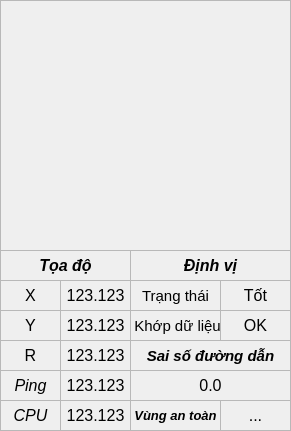
   <widget class="QFrame" name="fr_infoAGV">
    <property name="enabled">
     <bool>true</bool>
    </property>
    <property name="geometry">
     <rect>
      <x>160</x>
      <y>60</y>
      <width>291</width>
      <height>431</height>
     </rect>
    </property>
    <property name="autoFillBackground">
     <bool>true</bool>
    </property>
    <property name="frameShape">
     <enum>QFrame::StyledPanel</enum>
    </property>
    <property name="frameShadow">
     <enum>QFrame::Raised</enum>
    </property>
    <widget class="QFrame" name="fr_agv_image">
     <property name="enabled">
      <bool>true</bool>
     </property>
     <property name="geometry">
      <rect>
       <x>0</x>
       <y>0</y>
       <width>291</width>
       <height>251</height>
      </rect>
     </property>
     <property name="autoFillBackground">
      <bool>true</bool>
     </property>
     <property name="frameShape">
      <enum>QFrame::StyledPanel</enum>
     </property>
     <property name="frameShadow">
      <enum>QFrame::Raised</enum>
     </property>
     <widget class="QLabel" name="lb_agv">
      <property name="geometry">
       <rect>
        <x>40</x>
        <y>20</y>
        <width>221</width>
        <height>181</height>
       </rect>
      </property>
      <property name="autoFillBackground">
       <bool>false</bool>
      </property>
      <property name="frameShape">
       <enum>QFrame::NoFrame</enum>
      </property>
      <property name="lineWidth">
       <number>1</number>
      </property>
      <property name="midLineWidth">
       <number>0</number>
      </property>
      <property name="text">
       <string/>
      </property>
      <property name="pixmap">
       <pixmap>agvkeo.png</pixmap>
      </property>
      <property name="scaledContents">
       <bool>true</bool>
      </property>
      <property name="wordWrap">
       <bool>false</bool>
      </property>
      <property name="openExternalLinks">
       <bool>false</bool>
      </property>
     </widget>
     <widget class="QLabel" name="lbc_safety1">
      <property name="geometry">
       <rect>
        <x>30</x>
        <y>170</y>
        <width>61</width>
        <height>51</height>
       </rect>
      </property>
      <property name="autoFillBackground">
       <bool>true</bool>
      </property>
      <property name="frameShape">
       <enum>QFrame::NoFrame</enum>
      </property>
      <property name="lineWidth">
       <number>1</number>
      </property>
      <property name="midLineWidth">
       <number>0</number>
      </property>
      <property name="text">
       <string/>
      </property>
      <property name="pixmap">
       <pixmap>warning_zone1.png</pixmap>
      </property>
      <property name="scaledContents">
       <bool>true</bool>
      </property>
      <property name="wordWrap">
       <bool>false</bool>
      </property>
      <property name="openExternalLinks">
       <bool>false</bool>
      </property>
     </widget>
     <widget class="QLabel" name="lbc_safety2">
      <property name="geometry">
       <rect>
        <x>30</x>
        <y>170</y>
        <width>61</width>
        <height>51</height>
       </rect>
      </property>
      <property name="autoFillBackground">
       <bool>true</bool>
      </property>
      <property name="frameShape">
       <enum>QFrame::NoFrame</enum>
      </property>
      <property name="lineWidth">
       <number>1</number>
      </property>
      <property name="midLineWidth">
       <number>0</number>
      </property>
      <property name="text">
       <string/>
      </property>
      <property name="pixmap">
       <pixmap>warning_zone4.png</pixmap>
      </property>
      <property name="scaledContents">
       <bool>true</bool>
      </property>
      <property name="wordWrap">
       <bool>false</bool>
      </property>
      <property name="openExternalLinks">
       <bool>false</bool>
      </property>
     </widget>
     <widget class="QLabel" name="lbc_safety3">
      <property name="geometry">
       <rect>
        <x>30</x>
        <y>170</y>
        <width>61</width>
        <height>51</height>
       </rect>
      </property>
      <property name="font">
       <font>
        <pointsize>12</pointsize>
       </font>
      </property>
      <property name="autoFillBackground">
       <bool>true</bool>
      </property>
      <property name="frameShape">
       <enum>QFrame::NoFrame</enum>
      </property>
      <property name="lineWidth">
       <number>1</number>
      </property>
      <property name="midLineWidth">
       <number>0</number>
      </property>
      <property name="text">
       <string/>
      </property>
      <property name="pixmap">
       <pixmap>warning_zone3.png</pixmap>
      </property>
      <property name="scaledContents">
       <bool>true</bool>
      </property>
      <property name="wordWrap">
       <bool>false</bool>
      </property>
      <property name="openExternalLinks">
       <bool>false</bool>
      </property>
     </widget>
    </widget>
    <widget class="QFrame" name="fr_agv_info">
     <property name="enabled">
      <bool>true</bool>
     </property>
     <property name="geometry">
      <rect>
       <x>0</x>
       <y>250</y>
       <width>291</width>
       <height>181</height>
      </rect>
     </property>
     <property name="autoFillBackground">
      <bool>true</bool>
     </property>
     <property name="frameShape">
      <enum>QFrame::StyledPanel</enum>
     </property>
     <property name="frameShadow">
      <enum>QFrame::Raised</enum>
     </property>
     <widget class="QLabel" name="lb_coordinates_x">
      <property name="geometry">
       <rect>
        <x>0</x>
        <y>30</y>
        <width>61</width>
        <height>31</height>
       </rect>
      </property>
      <property name="font">
       <font>
        <pointsize>12</pointsize>
       </font>
      </property>
      <property name="autoFillBackground">
       <bool>false</bool>
      </property>
      <property name="frameShape">
       <enum>QFrame::StyledPanel</enum>
      </property>
      <property name="lineWidth">
       <number>1</number>
      </property>
      <property name="midLineWidth">
       <number>0</number>
      </property>
      <property name="text">
       <string>X</string>
      </property>
      <property name="scaledContents">
       <bool>false</bool>
      </property>
      <property name="alignment">
       <set>Qt::AlignCenter</set>
      </property>
      <property name="wordWrap">
       <bool>false</bool>
      </property>
      <property name="openExternalLinks">
       <bool>false</bool>
      </property>
     </widget>
     <widget class="QLabel" name="lb_coordinates_agv">
      <property name="geometry">
       <rect>
        <x>0</x>
        <y>0</y>
        <width>131</width>
        <height>31</height>
       </rect>
      </property>
      <property name="font">
       <font>
        <pointsize>12</pointsize>
        <weight>75</weight>
        <italic>true</italic>
        <bold>true</bold>
       </font>
      </property>
      <property name="autoFillBackground">
       <bool>false</bool>
      </property>
      <property name="frameShape">
       <enum>QFrame::StyledPanel</enum>
      </property>
      <property name="lineWidth">
       <number>1</number>
      </property>
      <property name="midLineWidth">
       <number>0</number>
      </property>
      <property name="text">
       <string>Tọa độ</string>
      </property>
      <property name="scaledContents">
       <bool>false</bool>
      </property>
      <property name="alignment">
       <set>Qt::AlignCenter</set>
      </property>
      <property name="wordWrap">
       <bool>false</bool>
      </property>
      <property name="openExternalLinks">
       <bool>false</bool>
      </property>
     </widget>
     <widget class="QLabel" name="lbv_coordinates_x">
      <property name="geometry">
       <rect>
        <x>60</x>
        <y>30</y>
        <width>71</width>
        <height>31</height>
       </rect>
      </property>
      <property name="font">
       <font>
        <pointsize>12</pointsize>
       </font>
      </property>
      <property name="autoFillBackground">
       <bool>false</bool>
      </property>
      <property name="frameShape">
       <enum>QFrame::StyledPanel</enum>
      </property>
      <property name="lineWidth">
       <number>1</number>
      </property>
      <property name="midLineWidth">
       <number>0</number>
      </property>
      <property name="text">
       <string>123.123</string>
      </property>
      <property name="scaledContents">
       <bool>false</bool>
      </property>
      <property name="alignment">
       <set>Qt::AlignCenter</set>
      </property>
      <property name="wordWrap">
       <bool>false</bool>
      </property>
      <property name="openExternalLinks">
       <bool>false</bool>
      </property>
     </widget>
     <widget class="QLabel" name="lbv_coordinates_y">
      <property name="geometry">
       <rect>
        <x>60</x>
        <y>60</y>
        <width>71</width>
        <height>31</height>
       </rect>
      </property>
      <property name="font">
       <font>
        <pointsize>12</pointsize>
       </font>
      </property>
      <property name="autoFillBackground">
       <bool>false</bool>
      </property>
      <property name="frameShape">
       <enum>QFrame::StyledPanel</enum>
      </property>
      <property name="lineWidth">
       <number>1</number>
      </property>
      <property name="midLineWidth">
       <number>0</number>
      </property>
      <property name="text">
       <string>123.123</string>
      </property>
      <property name="scaledContents">
       <bool>false</bool>
      </property>
      <property name="alignment">
       <set>Qt::AlignCenter</set>
      </property>
      <property name="wordWrap">
       <bool>false</bool>
      </property>
      <property name="openExternalLinks">
       <bool>false</bool>
      </property>
     </widget>
     <widget class="QLabel" name="lb_coordinates_r">
      <property name="geometry">
       <rect>
        <x>0</x>
        <y>90</y>
        <width>61</width>
        <height>31</height>
       </rect>
      </property>
      <property name="font">
       <font>
        <pointsize>12</pointsize>
       </font>
      </property>
      <property name="autoFillBackground">
       <bool>false</bool>
      </property>
      <property name="frameShape">
       <enum>QFrame::StyledPanel</enum>
      </property>
      <property name="lineWidth">
       <number>1</number>
      </property>
      <property name="midLineWidth">
       <number>0</number>
      </property>
      <property name="text">
       <string>R</string>
      </property>
      <property name="scaledContents">
       <bool>false</bool>
      </property>
      <property name="alignment">
       <set>Qt::AlignCenter</set>
      </property>
      <property name="wordWrap">
       <bool>false</bool>
      </property>
      <property name="openExternalLinks">
       <bool>false</bool>
      </property>
     </widget>
     <widget class="QLabel" name="lbv_coordinates_r">
      <property name="geometry">
       <rect>
        <x>60</x>
        <y>90</y>
        <width>71</width>
        <height>31</height>
       </rect>
      </property>
      <property name="font">
       <font>
        <pointsize>12</pointsize>
       </font>
      </property>
      <property name="autoFillBackground">
       <bool>false</bool>
      </property>
      <property name="frameShape">
       <enum>QFrame::StyledPanel</enum>
      </property>
      <property name="lineWidth">
       <number>1</number>
      </property>
      <property name="midLineWidth">
       <number>0</number>
      </property>
      <property name="text">
       <string>123.123</string>
      </property>
      <property name="scaledContents">
       <bool>false</bool>
      </property>
      <property name="alignment">
       <set>Qt::AlignCenter</set>
      </property>
      <property name="wordWrap">
       <bool>false</bool>
      </property>
      <property name="openExternalLinks">
       <bool>false</bool>
      </property>
     </widget>
     <widget class="QLabel" name="lb_coordinates_y">
      <property name="geometry">
       <rect>
        <x>0</x>
        <y>60</y>
        <width>61</width>
        <height>31</height>
       </rect>
      </property>
      <property name="font">
       <font>
        <pointsize>12</pointsize>
       </font>
      </property>
      <property name="autoFillBackground">
       <bool>false</bool>
      </property>
      <property name="frameShape">
       <enum>QFrame::StyledPanel</enum>
      </property>
      <property name="lineWidth">
       <number>1</number>
      </property>
      <property name="midLineWidth">
       <number>0</number>
      </property>
      <property name="text">
       <string>Y</string>
      </property>
      <property name="scaledContents">
       <bool>false</bool>
      </property>
      <property name="alignment">
       <set>Qt::AlignCenter</set>
      </property>
      <property name="wordWrap">
       <bool>false</bool>
      </property>
      <property name="openExternalLinks">
       <bool>false</bool>
      </property>
     </widget>
     <widget class="QLabel" name="lbv_map_match">
      <property name="geometry">
       <rect>
        <x>220</x>
        <y>60</y>
        <width>71</width>
        <height>31</height>
       </rect>
      </property>
      <property name="font">
       <font>
        <pointsize>12</pointsize>
       </font>
      </property>
      <property name="autoFillBackground">
       <bool>false</bool>
      </property>
      <property name="frameShape">
       <enum>QFrame::StyledPanel</enum>
      </property>
      <property name="lineWidth">
       <number>1</number>
      </property>
      <property name="midLineWidth">
       <number>0</number>
      </property>
      <property name="text">
       <string>OK</string>
      </property>
      <property name="scaledContents">
       <bool>false</bool>
      </property>
      <property name="alignment">
       <set>Qt::AlignCenter</set>
      </property>
      <property name="wordWrap">
       <bool>false</bool>
      </property>
      <property name="openExternalLinks">
       <bool>false</bool>
      </property>
     </widget>
     <widget class="QLabel" name="lb_localization">
      <property name="geometry">
       <rect>
        <x>130</x>
        <y>0</y>
        <width>161</width>
        <height>31</height>
       </rect>
      </property>
      <property name="font">
       <font>
        <pointsize>12</pointsize>
        <weight>75</weight>
        <italic>true</italic>
        <bold>true</bold>
       </font>
      </property>
      <property name="autoFillBackground">
       <bool>false</bool>
      </property>
      <property name="frameShape">
       <enum>QFrame::StyledPanel</enum>
      </property>
      <property name="lineWidth">
       <number>1</number>
      </property>
      <property name="midLineWidth">
       <number>0</number>
      </property>
      <property name="text">
       <string>Định vị</string>
      </property>
      <property name="scaledContents">
       <bool>false</bool>
      </property>
      <property name="alignment">
       <set>Qt::AlignCenter</set>
      </property>
      <property name="wordWrap">
       <bool>false</bool>
      </property>
      <property name="openExternalLinks">
       <bool>false</bool>
      </property>
     </widget>
     <widget class="QLabel" name="lb_status_lidarLoc">
      <property name="geometry">
       <rect>
        <x>130</x>
        <y>30</y>
        <width>91</width>
        <height>31</height>
       </rect>
      </property>
      <property name="font">
       <font>
        <pointsize>11</pointsize>
       </font>
      </property>
      <property name="autoFillBackground">
       <bool>false</bool>
      </property>
      <property name="frameShape">
       <enum>QFrame::StyledPanel</enum>
      </property>
      <property name="lineWidth">
       <number>1</number>
      </property>
      <property name="midLineWidth">
       <number>0</number>
      </property>
      <property name="text">
       <string>Trạng thái</string>
      </property>
      <property name="scaledContents">
       <bool>false</bool>
      </property>
      <property name="alignment">
       <set>Qt::AlignCenter</set>
      </property>
      <property name="wordWrap">
       <bool>false</bool>
      </property>
      <property name="openExternalLinks">
       <bool>false</bool>
      </property>
     </widget>
     <widget class="QLabel" name="lbv_status_lidarLoc">
      <property name="geometry">
       <rect>
        <x>220</x>
        <y>30</y>
        <width>71</width>
        <height>31</height>
       </rect>
      </property>
      <property name="font">
       <font>
        <pointsize>12</pointsize>
       </font>
      </property>
      <property name="autoFillBackground">
       <bool>false</bool>
      </property>
      <property name="frameShape">
       <enum>QFrame::StyledPanel</enum>
      </property>
      <property name="lineWidth">
       <number>1</number>
      </property>
      <property name="midLineWidth">
       <number>0</number>
      </property>
      <property name="text">
       <string>Tốt</string>
      </property>
      <property name="scaledContents">
       <bool>false</bool>
      </property>
      <property name="alignment">
       <set>Qt::AlignCenter</set>
      </property>
      <property name="wordWrap">
       <bool>false</bool>
      </property>
      <property name="openExternalLinks">
       <bool>false</bool>
      </property>
     </widget>
     <widget class="QLabel" name="lb_mapping">
      <property name="geometry">
       <rect>
        <x>130</x>
        <y>60</y>
        <width>91</width>
        <height>31</height>
       </rect>
      </property>
      <property name="font">
       <font>
        <pointsize>11</pointsize>
       </font>
      </property>
      <property name="autoFillBackground">
       <bool>false</bool>
      </property>
      <property name="frameShape">
       <enum>QFrame::StyledPanel</enum>
      </property>
      <property name="lineWidth">
       <number>1</number>
      </property>
      <property name="midLineWidth">
       <number>0</number>
      </property>
      <property name="text">
       <string> Khớp dữ liệu</string>
      </property>
      <property name="scaledContents">
       <bool>false</bool>
      </property>
      <property name="alignment">
       <set>Qt::AlignCenter</set>
      </property>
      <property name="wordWrap">
       <bool>false</bool>
      </property>
      <property name="openExternalLinks">
       <bool>false</bool>
      </property>
     </widget>
     <widget class="QLabel" name="lb_errorPath">
      <property name="geometry">
       <rect>
        <x>130</x>
        <y>90</y>
        <width>161</width>
        <height>31</height>
       </rect>
      </property>
      <property name="font">
       <font>
        <pointsize>11</pointsize>
        <weight>75</weight>
        <italic>true</italic>
        <bold>true</bold>
       </font>
      </property>
      <property name="autoFillBackground">
       <bool>false</bool>
      </property>
      <property name="frameShape">
       <enum>QFrame::StyledPanel</enum>
      </property>
      <property name="lineWidth">
       <number>1</number>
      </property>
      <property name="midLineWidth">
       <number>0</number>
      </property>
      <property name="text">
       <string>Sai số đường dẫn</string>
      </property>
      <property name="scaledContents">
       <bool>false</bool>
      </property>
      <property name="alignment">
       <set>Qt::AlignCenter</set>
      </property>
      <property name="wordWrap">
       <bool>false</bool>
      </property>
      <property name="openExternalLinks">
       <bool>false</bool>
      </property>
     </widget>
     <widget class="QLabel" name="lbv_errorPath">
      <property name="geometry">
       <rect>
        <x>130</x>
        <y>120</y>
        <width>161</width>
        <height>31</height>
       </rect>
      </property>
      <property name="font">
       <font>
        <pointsize>12</pointsize>
       </font>
      </property>
      <property name="autoFillBackground">
       <bool>false</bool>
      </property>
      <property name="frameShape">
       <enum>QFrame::StyledPanel</enum>
      </property>
      <property name="lineWidth">
       <number>1</number>
      </property>
      <property name="midLineWidth">
       <number>0</number>
      </property>
      <property name="text">
       <string>0.0</string>
      </property>
      <property name="scaledContents">
       <bool>false</bool>
      </property>
      <property name="alignment">
       <set>Qt::AlignCenter</set>
      </property>
      <property name="wordWrap">
       <bool>false</bool>
      </property>
      <property name="openExternalLinks">
       <bool>false</bool>
      </property>
     </widget>
     <widget class="QLabel" name="lb_safetyField">
      <property name="geometry">
       <rect>
        <x>130</x>
        <y>150</y>
        <width>91</width>
        <height>31</height>
       </rect>
      </property>
      <property name="font">
       <font>
        <pointsize>10</pointsize>
        <weight>75</weight>
        <italic>true</italic>
        <bold>true</bold>
       </font>
      </property>
      <property name="autoFillBackground">
       <bool>false</bool>
      </property>
      <property name="frameShape">
       <enum>QFrame::StyledPanel</enum>
      </property>
      <property name="lineWidth">
       <number>1</number>
      </property>
      <property name="midLineWidth">
       <number>0</number>
      </property>
      <property name="text">
       <string>Vùng an toàn</string>
      </property>
      <property name="scaledContents">
       <bool>false</bool>
      </property>
      <property name="alignment">
       <set>Qt::AlignCenter</set>
      </property>
      <property name="wordWrap">
       <bool>false</bool>
      </property>
      <property name="openExternalLinks">
       <bool>false</bool>
      </property>
     </widget>
     <widget class="QLabel" name="lbv_safetyField">
      <property name="geometry">
       <rect>
        <x>220</x>
        <y>150</y>
        <width>71</width>
        <height>31</height>
       </rect>
      </property>
      <property name="font">
       <font>
        <pointsize>12</pointsize>
       </font>
      </property>
      <property name="autoFillBackground">
       <bool>false</bool>
      </property>
      <property name="frameShape">
       <enum>QFrame::StyledPanel</enum>
      </property>
      <property name="lineWidth">
       <number>1</number>
      </property>
      <property name="midLineWidth">
       <number>0</number>
      </property>
      <property name="text">
       <string>...</string>
      </property>
      <property name="scaledContents">
       <bool>false</bool>
      </property>
      <property name="alignment">
       <set>Qt::AlignCenter</set>
      </property>
      <property name="wordWrap">
       <bool>false</bool>
      </property>
      <property name="openExternalLinks">
       <bool>false</bool>
      </property>
     </widget>
     <widget class="QLabel" name="lbv_pingServer">
      <property name="geometry">
       <rect>
        <x>60</x>
        <y>120</y>
        <width>71</width>
        <height>31</height>
       </rect>
      </property>
      <property name="font">
       <font>
        <pointsize>12</pointsize>
       </font>
      </property>
      <property name="autoFillBackground">
       <bool>false</bool>
      </property>
      <property name="frameShape">
       <enum>QFrame::StyledPanel</enum>
      </property>
      <property name="lineWidth">
       <number>1</number>
      </property>
      <property name="midLineWidth">
       <number>0</number>
      </property>
      <property name="text">
       <string>123.123</string>
      </property>
      <property name="scaledContents">
       <bool>false</bool>
      </property>
      <property name="alignment">
       <set>Qt::AlignCenter</set>
      </property>
      <property name="wordWrap">
       <bool>false</bool>
      </property>
      <property name="openExternalLinks">
       <bool>false</bool>
      </property>
     </widget>
     <widget class="QLabel" name="lb_pingServer">
      <property name="geometry">
       <rect>
        <x>0</x>
        <y>120</y>
        <width>61</width>
        <height>31</height>
       </rect>
      </property>
      <property name="font">
       <font>
        <pointsize>12</pointsize>
        <weight>50</weight>
        <italic>true</italic>
        <bold>false</bold>
       </font>
      </property>
      <property name="autoFillBackground">
       <bool>false</bool>
      </property>
      <property name="frameShape">
       <enum>QFrame::StyledPanel</enum>
      </property>
      <property name="lineWidth">
       <number>1</number>
      </property>
      <property name="midLineWidth">
       <number>0</number>
      </property>
      <property name="text">
       <string>Ping</string>
      </property>
      <property name="scaledContents">
       <bool>false</bool>
      </property>
      <property name="alignment">
       <set>Qt::AlignCenter</set>
      </property>
      <property name="wordWrap">
       <bool>false</bool>
      </property>
      <property name="openExternalLinks">
       <bool>false</bool>
      </property>
     </widget>
     <widget class="QLabel" name="lb_cpu2">
      <property name="geometry">
       <rect>
        <x>0</x>
        <y>150</y>
        <width>61</width>
        <height>31</height>
       </rect>
      </property>
      <property name="font">
       <font>
        <pointsize>12</pointsize>
        <weight>50</weight>
        <italic>true</italic>
        <bold>false</bold>
       </font>
      </property>
      <property name="autoFillBackground">
       <bool>false</bool>
      </property>
      <property name="frameShape">
       <enum>QFrame::StyledPanel</enum>
      </property>
      <property name="lineWidth">
       <number>1</number>
      </property>
      <property name="midLineWidth">
       <number>0</number>
      </property>
      <property name="text">
       <string>CPU</string>
      </property>
      <property name="scaledContents">
       <bool>false</bool>
      </property>
      <property name="alignment">
       <set>Qt::AlignCenter</set>
      </property>
      <property name="wordWrap">
       <bool>false</bool>
      </property>
      <property name="openExternalLinks">
       <bool>false</bool>
      </property>
     </widget>
     <widget class="QLabel" name="lbv_cpu2">
      <property name="geometry">
       <rect>
        <x>60</x>
        <y>150</y>
        <width>71</width>
        <height>31</height>
       </rect>
      </property>
      <property name="font">
       <font>
        <pointsize>12</pointsize>
       </font>
      </property>
      <property name="autoFillBackground">
       <bool>false</bool>
      </property>
      <property name="frameShape">
       <enum>QFrame::StyledPanel</enum>
      </property>
      <property name="lineWidth">
       <number>1</number>
      </property>
      <property name="midLineWidth">
       <number>0</number>
      </property>
      <property name="text">
       <string>123.123</string>
      </property>
      <property name="scaledContents">
       <bool>false</bool>
      </property>
      <property name="alignment">
       <set>Qt::AlignCenter</set>
      </property>
      <property name="wordWrap">
       <bool>false</bool>
      </property>
      <property name="openExternalLinks">
       <bool>false</bool>
      </property>
     </widget>
    </widget>
    <widget class="QFrame" name="fr_agv_nav">
     <property name="enabled">
      <bool>true</bool>
     </property>
     <property name="geometry">
      <rect>
       <x>0</x>
       <y>0</y>
       <width>291</width>
       <height>251</height>
      </rect>
     </property>
     <property name="autoFillBackground">
      <bool>true</bool>
     </property>
     <property name="frameShape">
      <enum>QFrame::StyledPanel</enum>
     </property>
     <property name="frameShadow">
      <enum>QFrame::Raised</enum>
     </property>
     <widget class="QPushButton" name="bt_doNextPlan2">
      <property name="geometry">
       <rect>
        <x>210</x>
        <y>10</y>
        <width>76</width>
        <height>71</height>
       </rect>
      </property>
      <property name="font">
       <font>
        <pointsize>15</pointsize>
        <weight>75</weight>
        <bold>true</bold>
       </font>
      </property>
      <property name="styleSheet">
       <string notr="true">background-color: rgb(80,249,255);</string>
      </property>
      <property name="text">
       <string>BẮT
ĐẦU</string>
      </property>
      <property name="autoRepeatDelay">
       <number>300</number>
      </property>
      <property name="autoRepeatInterval">
       <number>100</number>
      </property>
     </widget>
     <widget class="QPushButton" name="bt_forwards2">
      <property name="geometry">
       <rect>
        <x>100</x>
        <y>10</y>
        <width>75</width>
        <height>75</height>
       </rect>
      </property>
      <property name="font">
       <font>
        <pointsize>14</pointsize>
        <weight>75</weight>
        <bold>true</bold>
       </font>
      </property>
      <property name="styleSheet">
       <string notr="true">background-image: url(:/image1/arrow_small_up.png);
background-position: center;
background-repeat: no-repeat;</string>
      </property>
      <property name="text">
       <string/>
      </property>
     </widget>
     <widget class="QPushButton" name="bt_stop2">
      <property name="geometry">
       <rect>
        <x>100</x>
        <y>90</y>
        <width>75</width>
        <height>75</height>
       </rect>
      </property>
      <property name="sizePolicy">
       <sizepolicy hsizetype="Ignored" vsizetype="Ignored">
        <horstretch>0</horstretch>
        <verstretch>0</verstretch>
       </sizepolicy>
      </property>
      <property name="minimumSize">
       <size>
        <width>75</width>
        <height>0</height>
       </size>
      </property>
      <property name="maximumSize">
       <size>
        <width>75</width>
        <height>75</height>
       </size>
      </property>
      <property name="font">
       <font>
        <pointsize>14</pointsize>
        <weight>75</weight>
        <bold>true</bold>
       </font>
      </property>
      <property name="focusPolicy">
       <enum>Qt::StrongFocus</enum>
      </property>
      <property name="layoutDirection">
       <enum>Qt::LeftToRight</enum>
      </property>
      <property name="autoFillBackground">
       <bool>false</bool>
      </property>
      <property name="styleSheet">
       <string notr="true">background-image: url(:/image1/circle_small.png);
background-position: center;
background-repeat: no-repeat;</string>
      </property>
      <property name="inputMethodHints">
       <set>Qt::ImhNone</set>
      </property>
      <property name="text">
       <string/>
      </property>
     </widget>
     <widget class="QPushButton" name="bt_rotation_left2">
      <property name="geometry">
       <rect>
        <x>20</x>
        <y>90</y>
        <width>75</width>
        <height>75</height>
       </rect>
      </property>
      <property name="font">
       <font>
        <pointsize>14</pointsize>
        <weight>75</weight>
        <bold>true</bold>
       </font>
      </property>
      <property name="styleSheet">
       <string notr="true">background-image: url(:/image1/arrow_small_left.png);
background-position: center;
background-repeat: no-repeat;</string>
      </property>
      <property name="text">
       <string/>
      </property>
     </widget>
     <widget class="QPushButton" name="bt_rotation_right2">
      <property name="geometry">
       <rect>
        <x>180</x>
        <y>90</y>
        <width>75</width>
        <height>75</height>
       </rect>
      </property>
      <property name="font">
       <font>
        <pointsize>14</pointsize>
        <weight>75</weight>
        <bold>true</bold>
       </font>
      </property>
      <property name="styleSheet">
       <string notr="true">background-image: url(:/image1/arrow_small_right.png);
background-position: center;
background-repeat: no-repeat;</string>
      </property>
      <property name="text">
       <string/>
      </property>
     </widget>
     <widget class="QPushButton" name="bt_backwards2">
      <property name="geometry">
       <rect>
        <x>100</x>
        <y>170</y>
        <width>75</width>
        <height>75</height>
       </rect>
      </property>
      <property name="font">
       <font>
        <pointsize>14</pointsize>
        <weight>75</weight>
        <bold>true</bold>
       </font>
      </property>
      <property name="styleSheet">
       <string notr="true">background-image: url(:/image1/arrow_small_down.png);
background-position: center;
background-repeat: no-repeat;</string>
      </property>
      <property name="text">
       <string/>
      </property>
     </widget>
    </widget>
    <zorder>fr_agv_nav</zorder>
    <zorder>fr_agv_image</zorder>
    <zorder>fr_agv_info</zorder>
   </widget>
